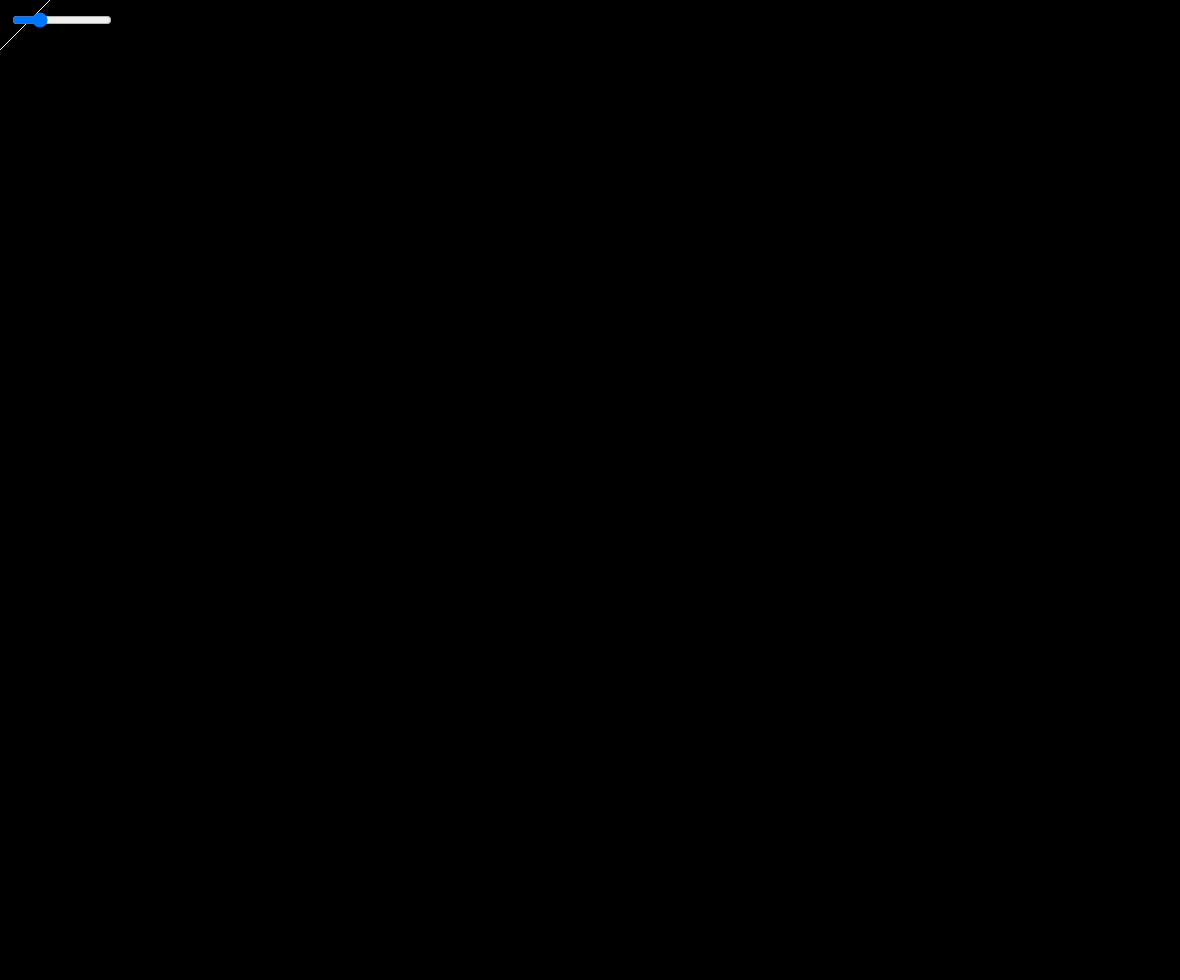
Frame 1 (no input)
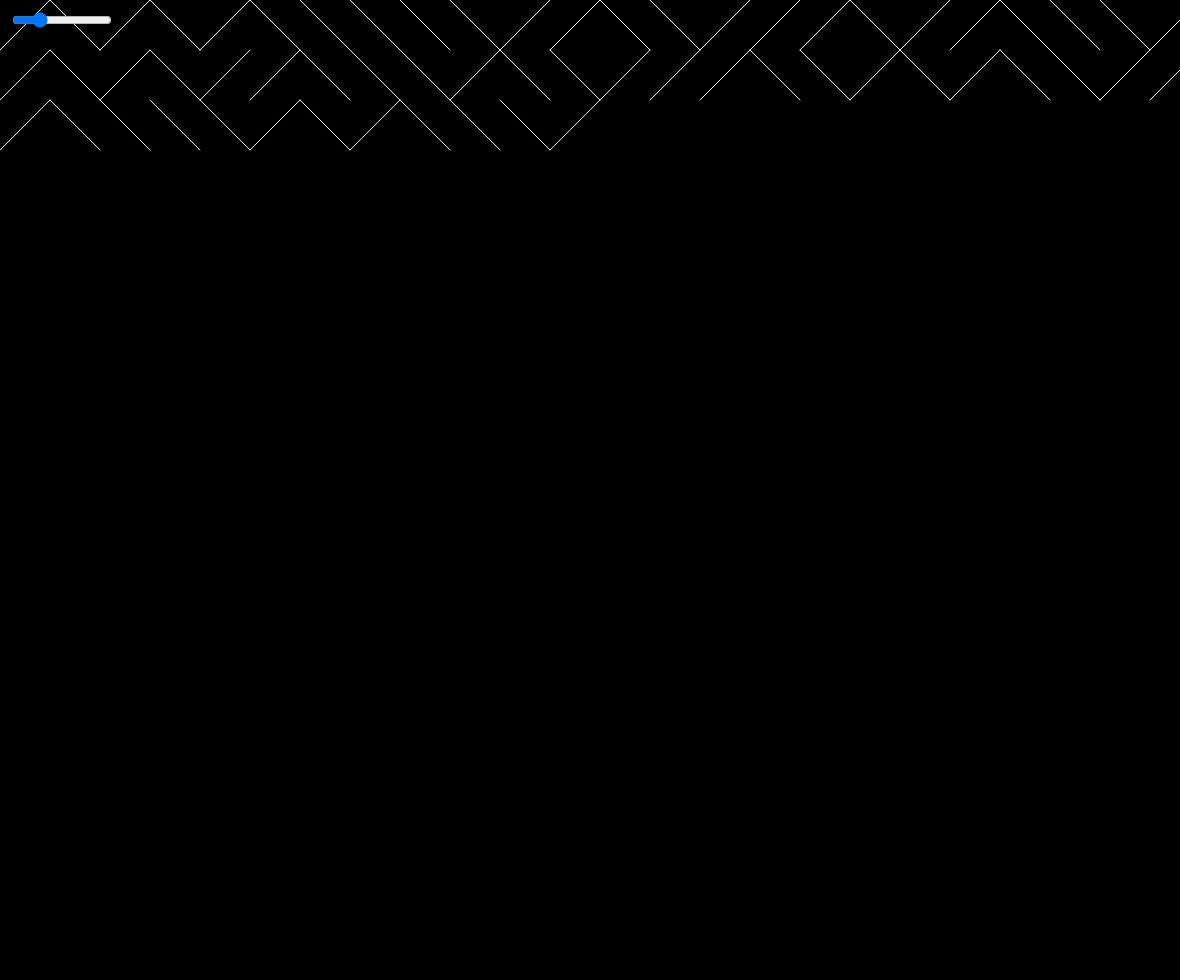
Frame 60 (no input)
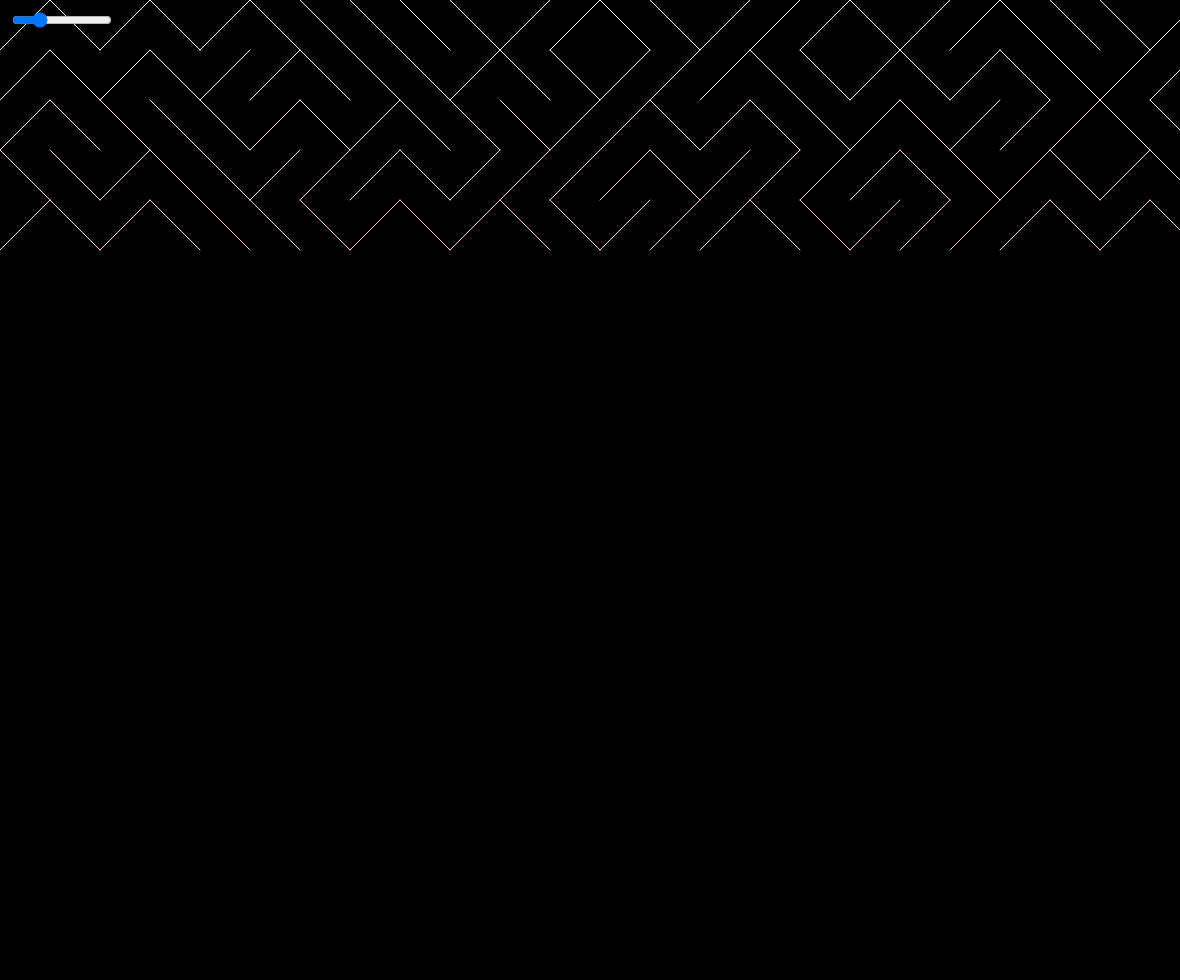
Frame 120 (the mouse pressed at the canvas centre since frame 60)

The p5.js sketch that drew these frames (run headless with seeded random() and noise() and a simulated clock; from frame 60 on, the mouse is pressed at the canvas centre):

// p5.js sketch
// ── sketch.js
let x = 0;
let y = 0;
let space = 50;
let color = 0;
let slider;
let prob = 50;

function setup() {
    slider = createSlider(2, 200, 50);
    slider.position(10,10);
    slider.style('width', '100px');

    createCanvas(window.innerWidth-20, window.innerHeight-20);
    background(0);
}

function draw() {
    if (slider.value() != space) {
        space = slider.value();
        reset();
        
    }
    makelines();
}


function reset() {
    background(0);
    x=0;
    y=0;
}

function makelines() {
    
    color = map(y, 0, height, 255, 0);
    stroke(255, color, color);

    if (random(0, 100) > prob) {
        line(x+space, y, x, y+space);
    } else {
        line(x, y, x+space ,y+space);
    }

    x = x+space;
    if (x > width) {
        y = y + space;
        x = 0;
    }
}
